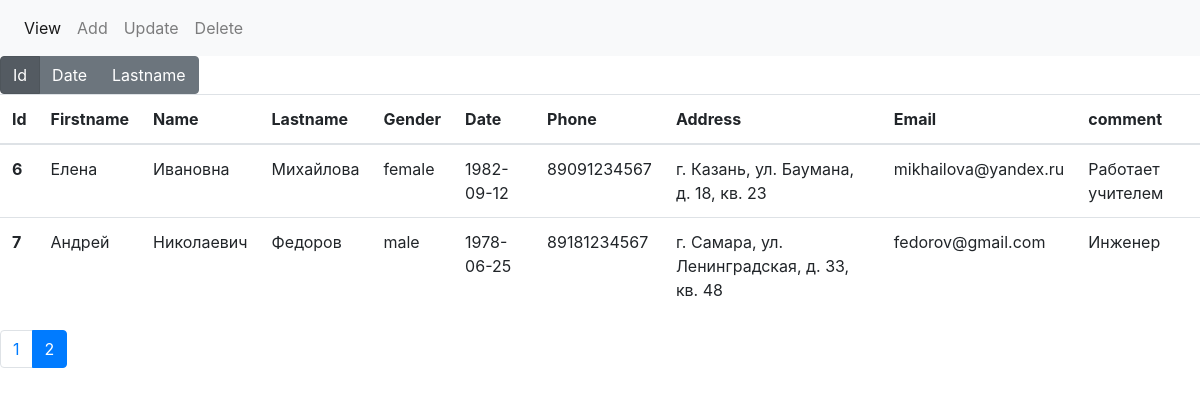
/index.php?page=1, run on the app's committed database.
### tables this page shows
CREATE TABLE `friends` (
  `id` int(11) NOT NULL,
  `firstname` varchar(256) NOT NULL,
  `name` varchar(256) NOT NULL,
  `lastname` varchar(256) NOT NULL,
  `gender` varchar(256) NOT NULL,
  `date` date NOT NULL,
  `phone` bigint(20) NOT NULL,
  `address` varchar(256) NOT NULL,
  `email` varchar(256) NOT NULL,
  `comment` varchar(256) DEFAULT NULL
);

### view.php (the view, shortened to what this page needs)
<?php
    $res = mysqli_query($connect, "SELECT COUNT(*) FROM `friends`");
    $count = mysqli_fetch_row($res);
    $count_read = 5;
    $pages = ceil($count[0]/$count_read);
    $page = $_GET['page']*$count_read;
    $sql = 'SELECT * FROM `friends` ORDER BY '.$_GET['o'].' LIMIT '.$page.','.$count_read;
    $res = mysqli_query($connect, $sql);
?>
<table class="table">
  <thead>
    <tr>
      <th scope="col">Id</th>
      <th scope="col">Firstname</th>
      <th scope="col">Name</th>
      <th scope="col">Lastname</th>
      <th scope="col">Gender</th>
      <th scope="col">Date</th>
      <th scope="col">Phone</th>
      <th scope="col">Address</th>
      <th scope="col">Email</th>
      <th scope="col">comment</th>
    </tr>
  </thead>
  <tbody>
    <?php while($row = mysqli_fetch_assoc($res)):?>
    <tr>
      <th scope="row"><?=$row['id'];?></th>
      <td><?=$row['firstname'];?></td>
      <td><?=$row['name'];?></td>
      <td><?=$row['lastname'];?></td>
      <td><?=$row['gender'];?></td>
      <td><?=$row['date'];?></td>
      <td><?=$row['phone'];?></td>
      <td><?=$row['address'];?></td>
      <td><?=$row['email'];?></td>
      <td><?=$row['comment'];?></td>
    </tr>
    <?php endwhile;?>
  </tbody>
</table>
<nav aria-label="Page navigation example">
  <ul class="pagination">
    <?php for($i=0; $i<$pages; $i++):?>
        <li class="page-item <?php if($_GET['page'] == $i) echo 'active';?>"><a class="page-link" href="<?=$_SERVER['SCRIPT_NAME'];?>?page=<?=$i;?>"><?=$i+1;?></a></li>
    <?php endfor;?>
  </ul>
</nav>

### data on the page
friends: id "6", firstname "Елена", name "Ивановна", lastname "Михайлова", gender "female", date "1982-09-12", phone "89091234567", address "г. Казань, ул. Баумана, д. 18, кв. 23", email "mikhailova@yandex.ru", comment "Работает учителем"
friends: id "7", firstname "Андрей", name "Николаевич", lastname "Федоров", gender "male", date "1978-06-25", phone "89181234567", address "г. Самара, ул. Ленинградская, д. 33, кв. 48", email "fedorov@gmail.com", comment "Инженер"
